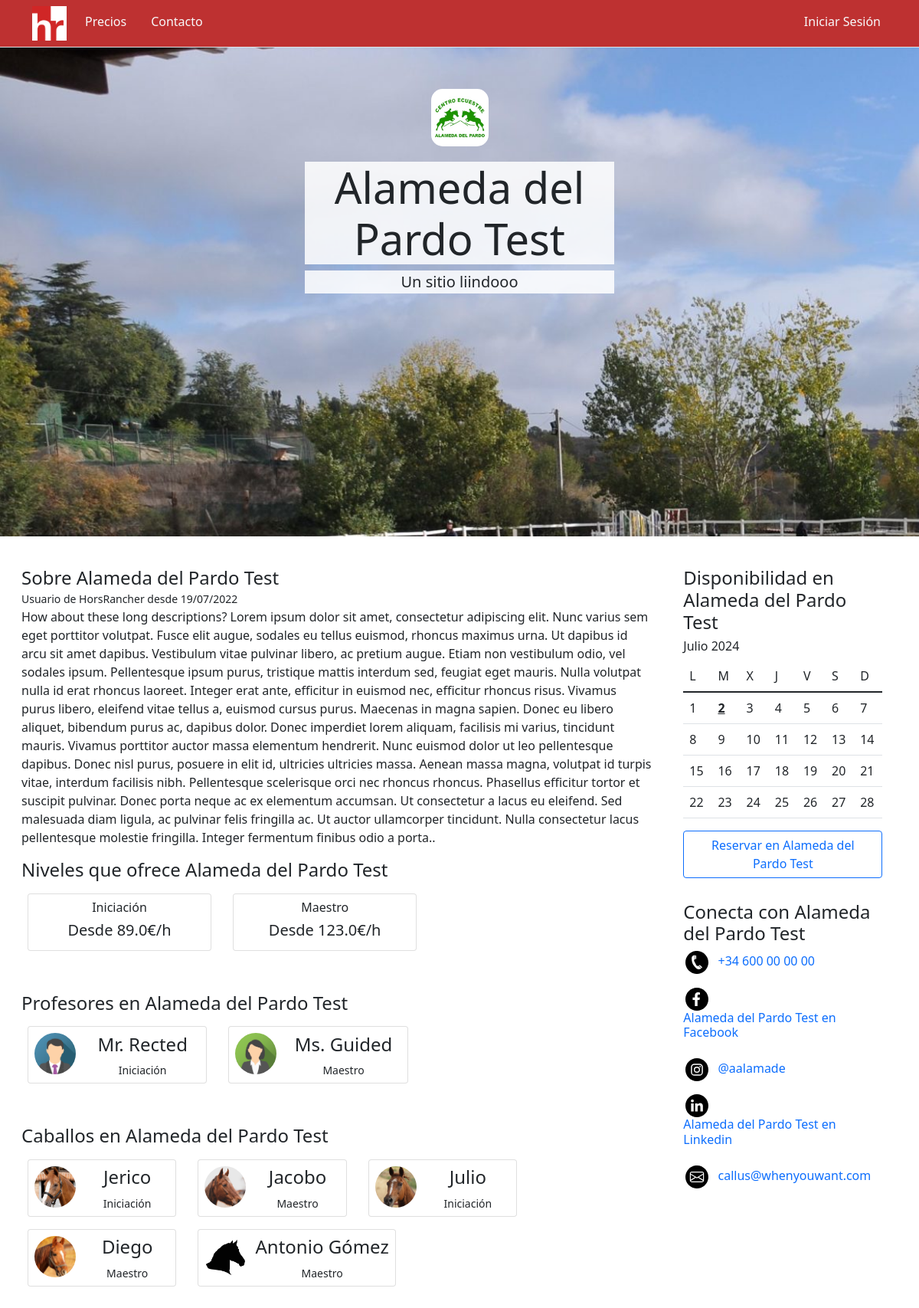
Page /center/2/ on the committed database.
### tables this page shows
CREATE TABLE "center" (
	"logoLoc"	TEXT,
	"bannerLoc"	INTEGER,
	"displayName"	INTEGER NOT NULL,
	"ID"	INTEGER NOT NULL UNIQUE,
	"accountID"	INTEGER,
	"short_description"	TEXT,
	"long_description"	TEXT,
	"date_created"	NUMERIC,
	PRIMARY KEY("ID" AUTOINCREMENT)
);

CREATE TABLE "level" (
	"levelName"	TEXT NOT NULL,
	"ID"	INTEGER NOT NULL UNIQUE,
	"centerID"	INTEGER NOT NULL,
	"EUR_hour"	REAL NOT NULL,
	FOREIGN KEY("centerID") REFERENCES "center"("ID"),
	PRIMARY KEY("ID" AUTOINCREMENT)
);

CREATE TABLE "instructor" (
	"Name"	TEXT NOT NULL,
	"ID"	INTEGER NOT NULL UNIQUE,
	"userID"	INTEGER,
	"centerID"	INTEGER NOT NULL,
	"levelID"	INTEGER NOT NULL,
	"pictureURL"	TEXT,
	PRIMARY KEY("ID" AUTOINCREMENT),
	FOREIGN KEY("centerID") REFERENCES "center"("ID"),
	FOREIGN KEY("userID") REFERENCES "user"("ID"),
	FOREIGN KEY("levelID") REFERENCES "level"("ID")
);

CREATE TABLE "horse" (
	"Name"	TEXT NOT NULL,
	"ID"	INTEGER NOT NULL UNIQUE,
	"centerID"	INTEGER NOT NULL,
	"levelID"	INTEGER NOT NULL,
	"pictureURL"	TEXT,
	FOREIGN KEY("levelID") REFERENCES "level"("ID"),
	PRIMARY KEY("ID" AUTOINCREMENT),
	FOREIGN KEY("centerID") REFERENCES "center"("ID")
);

CREATE TABLE "center_social" (
	"type"	TEXT NOT NULL,
	"centerID"	INTEGER,
	"account"	TEXT,
	FOREIGN KEY("centerID") REFERENCES "center"("ID")
);

### app.py (the view)
@app.route('/center/<int:centreID>/')
def centerDisplay(centreID):
    center_info = helpers.database.execute_without_freezing('SELECT * FROM center WHERE id = ?', centreID)
    if len(center_info) == 0:
        return helpers.template_gen('app/error.html', err_code=404), 404
    center_info = center_info[0]
    horses_info = helpers.database.execute_without_freezing('SELECT * FROM horse INNER JOIN level ON horse.levelid = level.ID WHERE horse.centerID = ?;', centreID)
    instructors_info = helpers.database.execute_without_freezing("SELECT * FROM instructor INNER JOIN level ON instructor.levelid = level.ID WHERE instructor.centerID = ?;", centreID)
    levels_info = helpers.database.execute_without_freezing("SELECT * FROM level WHERE centerID = ?;", centreID)
    social_info = helpers.social.getSocial(centreID)
    cal_table, cal_meta = helpers.calendar.buildcalendartable()
    return helpers.template_gen('app/center.html', center_name=center_info['displayName'], center_id=centreID, center_logo=center_info['logoLoc'],
    main_photo=center_info['bannerLoc'], center_description_short=center_info['short_description'],
    center_description_long=center_info['long_description'], center_registration=center_info['date_created'],
    center_instructors=instructors_info, center_horses=horses_info, center_levels=levels_info, center_social=social_info, calendar=cal_table, today=cal_meta)

### app.py (called while the page is built)
@app.after_request
def after_request(response):
    if request.path.startswith('/static') or request.path.endswith('favicon.ico') or request.path.endswith('favicon.ico/'):
        return response
    response.headers["Cache-Control"] = "no-cache, no-store, must-revalidate"
    response.headers["Expires"] = 0
    response.headers["Pragma"] = "no-cache"
    return response

### helpers/__init__.py (called while the page is built)
def template_gen(template_name, *args, **kwargs):
    return render_template(template_name, *args, **kwargs, signed_in=helpers.accounts.signed_in(), full_path=request.path);

### helpers/accounts.py (called while the page is built)
def signed_in():
    return 0

### helpers/database.py (called while the page is built)
def execute_without_freezing(command, *args):
    return db.execute(command, *args)

### helpers/social.py (called while the page is built)
def phonenumberdisplay(number):
    return phonenumbers.format_number(phonenumbers.parse(number, None), phonenumbers.PhoneNumberFormat.INTERNATIONAL)

def phonenumbercountry(number):
    return phonenumbers.format_number(phonenumbers.parse(number, None), phonenumbers.PhoneNumberFormat.E164)

### templates/app/center.html
{% extends 'app.html' %} {% block title %}{{ center_name }}{% endblock %} {% block content %}
<div class="position-relative overflow-hidden text-center center-banner" style='background-image: url(/static/center-assets/{{ center_id }}/{{ main_photo }}); background-size: cover; height: 85vh; min-height: 500px'>
  <div class="col-md-5 p-lg-5 mx-auto my-5">
    <img src="/static/center-assets/{{ center_id }}/{{ center_logo }}/" class='logo-big' alt="logo">
    <h1 class="display-4 fw-normal ghost-highlight">{{ center_name }}</h1>
    <p class="lead fw-normal ghost-highlight">{{ center_description_short }}</p>
  </div>
</div>
<div class='m-3 p-1'>
  <div class="row">
    <div style='min-width: 500px; width: 73%; padding: 20px;'>
      <h4 style='margin-bottom: 0;'>Sobre {{ center_name }}</h4><small style='margin-top:0; margin-bottom: 16px;'>Usuario de HorsRancher desde {{ center_registration }}</small>
      <p>{{ center_description_long }}.</p>
      <h4>Niveles que ofrece {{ center_name }}</h4>
      <ul class='list-inline'>
        {% for level in center_levels %}
        <li class='list-inline-item'>
          <div class='card m-2 p-2' style='width: 240px; height: 75px; text-align: center;'>
            <h6>{{ level['levelName'] }}</h6>
            <h5>Desde {{ level['EUR_hour'] }}€/h</h5>
          </div>
        </li>
        {% endfor %}
      </ul>
      <h4 style='padding-top: 30px;'>Profesores en {{ center_name }}</h4>
      <ul class='list-inline'>
        {% for instructor in center_instructors %}
        <li class='list-inline-item'>
          <div class='card m-2 p-2' style='height: 75px;'>
            <ul class='list-inline'>
              <li class='list-inline-item'>
                <div class='instructor-profile-pic' style='background-image: url(/static/center-assets/{{ center_id }}/instructors/{{ instructor['pictureURL'] }})'></div>
              </li>
              <li class='list-inline-item'>
                <div style='text-align: center; height: 100%; vertical-align: text-top; min-width: 150px; line-height: normal'>
                  <h4>{{ instructor['Name'] }}</h4><small>{{ instructor['levelName'] }}</small>
                </div>
              </li>
            </ul>
          </div>
        </li>
        {% endfor %}
      </ul>
      <h4 style='padding-top: 30px'>Caballos en {{ center_name }}</h4>
      <ul class='list-inline'>
          {% for horse in center_horses %}
          <li class='list-inline-item'>
          <div class='card m-2 p-2' style='height: 75px;'>
            <ul class='list-inline'>
              <li class='list-inline-item'>
                <div class='horse-profile-pic' style='background-image: url(/static/center-assets/{{ center_id }}/horses/{{ horse['pictureURL'] }}'></div>
              </li>
              <li class='list-inline-item'>
                <div style='text-align: center; height: 100%; vertical-align: text-top; min-width: 110px; line-height: normal'>
                  <h4>{{ horse['Name'] }}</h4><small>{{ horse['levelName'] }}</small>
                </div>
              </li>
            </ul>
          </div>
          </li>
          {% endfor %}
      </ul>
    </div>
    <div style='width: 23%; min-width: 300px; padding: 20px;'>
      <h4>Disponibilidad en {{ center_name }}</h4>
      <h6>{{ today['mt'] }} {{ today['y'] }}</h6>
                <table class='table'>
                    <thead>
                        <tr>
                            <td scope='col'>L</td><td scope='col'>M</td><td scope='col'>X</td><td scope='col'>J</td><td scope='col'>V</td><td scope='col'>S</td><td scope='col'>D</td>
                        </tr>
                    </thead>
                    <tbody>
                        {% for row in calendar %}
                        <tr>
                            {% for cell in row %}
                            <td {% if cell['t'] %}style='font-weight: bold; text-decoration: underline;'{% endif %}{% if cell['sm'] == False %}style='font-weight: 200;'{% endif %}>
                              {{ cell['d'] }}
                            </td>
                            {% endfor %}
                        </tr>
                        {% endfor %}
                    </tbody>
                </table>
      <a class="btn btn-outline-primary" style='width: 100%;' role='button' href='/reserve/{{ center_id }}/'>Reservar en {{ center_name }}</a>
      <h4 id='contact-optns' style='padding-top: 30px'>Conecta con {{ center_name }}</h4>
      {% for account in center_social %}
      <ul class='list-inline'>
        <li class='list-inline-item'>
          <a href='{{ account['url'] }}' class='connect-item' style='text-decoration: none'>
            <img alt='{{ account['logo'] }} logo' class='social-media-small-icon' src="/static/assets/social/{{ account['logo'] }}/" alt="{{ account['logo'] }}">
          </a>
        </li>
        <li class='list-inline-item'>
          <a href='{{ account['url'] }}' class='connect-item' style='text-decoration: none'>
            <h6>{{ account['display'] }}</h6>
          </a>
        </li>
      </ul>
      {% endfor %}
    </div>
  </div>
</div>{% endblock %}

### templates/app.html (shortened to what this page needs)
<!DOCTYPE html>
<html style='background-color: #BE3131;' lang='es'>
    <head>
        <link href="/static/stylesheets/app.css" rel='stylesheet'>
        <link href="https://cdn.jsdelivr.net/npm/bootstrap@5.1.1/dist/css/bootstrap.min.css" rel="stylesheet">
    </head>
    <body {% block bodytags %} {% endblock %}>
        <nav class="py-2 border-bottom vw-100"  style='background-color: #BE3131; position: fixed; z-index: 100;'>
        <div class="container d-flex flex-wrap">
            <ul class="nav me-auto">
                <li class='nav-item'><a href="/" class="d-flex align-items-center mb-3 mb-lg-0 me-lg-auto text-dark text-decoration-none">
                <span class="fs-4"><img src="/static/assets/brand/logo.png" alt='HorsRancher Logo' class='logo'></img></span>
                </a></li>
                <li class="nav-item"><a href="/pricing" class="nav-link link-light px-4">Precios</a></li>
                <li class="nav-item"><a href="/contact" class="nav-link link-light px-2">Contacto</a></li>
            </ul>
            <ul class="nav">
                <li class='nav-item'><a href="/signin/?next={{ full_path }}" class="nav-link link-light px-2">Iniciar Sesión</a></li>
            </ul>
        </div>
        </nav>
        <div id='content-block-top' style='background-color: #FFFFFF; width: 100%; min-height: 100vh; padding-top: 20px; padding-bottom: 5px'>
        {% block content %}{% endblock %}
        </div>
    </body>
</html>

### static/stylesheets/app.css (style rules this page uses)
.logo { height: 45px; width: 45px; }
.logo-big { height: 75px; width: 75px; border-radius: 20%; margin-bottom: 20px; }
.center-banner { background-size: cover; background-attachment: fixed; }
.ghost-highlight { background-color: rgba(255, 255, 255, 0.85); }
.social-media-small-icon { margin-left: 3px; height: 30px; width: 30px; }
.instructor-profile-pic { border-radius: 50%; height: 53px; width: 53px; background-size: cover; padding: 27px; }
.horse-profile-pic { border-radius: 50%; height: 53px; width: 53px; background-size: cover; padding: 27px; }

### rows in the picture
center: bannerLoc (picture), logoLoc (picture), displayName "Alameda del Pardo Test", short_description "Un sitio liindooo", date_created "19/07/2022", long_description "How about these long descriptions? Lorem ipsum dolor sit amet, consectetur adipiscing elit. Nunc varius sem eget porttitor volutpat. Fusce elit augue, sodales eu tellus euismod, rhoncus maximus urna. Ut dapibus id arcu sit amet dapibus. Vestibulum vitae pulvinar libero, ac pretium augue. Etiam non vestibulum odio, vel sodales ipsum. Pellentesque ipsum purus, tristique mattis interdum sed, feugiat eget mauris. Nulla volutpat nulla id erat rhoncus laoreet. Integer erat ante, efficitur in euismod nec, efficitur rhoncus risus. Vivamus purus libero, eleifend vitae tellus a, euismod cursus purus. Maecenas in magna sapien. Donec eu libero aliquet, bibendum purus ac, dapibus dolor. Donec imperdiet…"
level: levelName "Iniciación", EUR_hour "89.0"
level: levelName "Maestro", EUR_hour "123.0"
instructor: pictureURL (picture), Name "Mr. Rected", levelName "Iniciación"
instructor: pictureURL (picture), Name "Ms. Guided", levelName "Maestro"
horse: pictureURL (picture), Name "Jerico", levelName "Iniciación"
horse: pictureURL (picture), Name "Jacobo", levelName "Maestro"
horse: pictureURL (picture), Name "Julio", levelName "Iniciación", mt "Julio"
horse: pictureURL (picture), Name "Diego", levelName "Maestro"
horse: pictureURL (picture), Name "Antonio Gómez", levelName "Maestro"
center_social: shows a picture, display "callus@whenyouwant.com"

### other values in the picture
{{ today['y'] }} "2024"
{{ cell['d'] }} "1" "2" "3" "4" "5" "6" "7" "8" "9" "10" "11" "12" "13" "14" "15" "16" "17" "18" "19" "20" "21" "22" "23" "24" "25" "26" "27" "28"
{{ account['display'] }} "+34 600 00 00 00" "Alameda del Pardo Test en Facebook" "@aalamade" "Alameda del Pardo Test en Linkedin"
